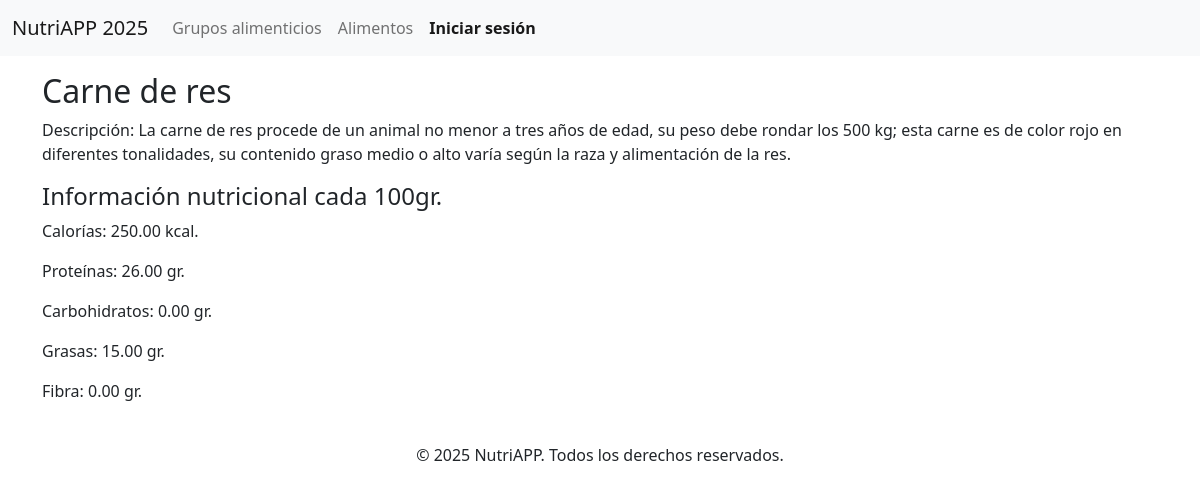
Page /alimentos/2 on the committed database.
### tables this page shows
CREATE TABLE `alimentos` (
  `id_alimento` int(11) NOT NULL,
  `nombre_alimento` varchar(100) NOT NULL,
  `id_grupo` int(11) NOT NULL,
  `descripcion_alimento` varchar(255) NOT NULL,
  `calorias` decimal(6,2) NOT NULL,
  `proteinas` decimal(6,2) NOT NULL,
  `carbohidratos` decimal(6,2) NOT NULL,
  `fibras` decimal(6,2) NOT NULL,
  `grasas` decimal(6,2) NOT NULL,
  `imagen_alimento` varchar(255) NOT NULL
);

### app/vistas/alimentos.vista.php (called while the page is built, shortened)
<?php
class alimentosVista{
    public function mostrarDetalles($alimento, $usuario){
        require_once 'templates/layout/header.phtml';
        require_once 'templates/alimento_detalle.phtml';
    }
}

### app/modelos/alimentos.modelo.php (called while the page is built, shortened)
<?php
class alimentosModelo {
    private $db;
    public function __construct(){
            $this->db = new PDO('mysql:host=localhost;dbname=db_nutri;charset=utf8', 'root', '');
    }
    public function obtenerALimentoDetalle($id_alimento){
        $query = $this->db->prepare(
            'SELECT alimentos.*, grupos_alimentos.nombre_grupo
            FROM alimentos
            JOIN grupos_alimentos ON alimentos.id_grupo = grupos_alimentos.id_grupo
            WHERE alimentos.id_alimento = ?');
        $query->execute([$id_alimento]);
        $alimento = $query->fetch(PDO::FETCH_OBJ);
        return $alimento;
    }
}

### templates/alimento_detalle.phtml (the view)
<h2> <?= $alimento->nombre_alimento ?> </h2>
<p> Descripción: <?= $alimento->descripcion_alimento ?> </p>
<h4> Información nutricional cada 100gr. </h4>
<p> Calorías: <?= $alimento->calorias ?> kcal. </p>
<p> Proteínas: <?= $alimento->proteinas ?> gr. </p>
<p> Carbohidratos: <?= $alimento->carbohidratos ?> gr. </p>
<p> Grasas: <?= $alimento->grasas ?> gr. </p>
<p> Fibra: <?= $alimento->fibras ?> gr. </p>
<?php require_once 'templates/layout/footer.phtml'; ?>

### rows in the picture
alimentos: nombre_alimento "Carne de res", descripcion_alimento "La carne de res procede de un animal no menor a tres años de edad, su peso debe rondar los 500 kg; esta carne es de color rojo en diferentes tonalidades, su contenido graso medio o alto varía según la raza y alimentación de la res.", calorias "250.00", proteinas "26.00", carbohidratos "0.00", grasas "15.00", fibras "0.00"
